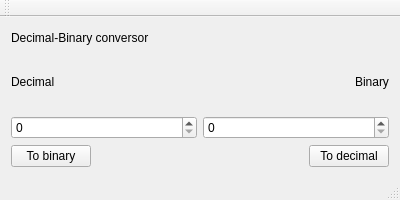
<?xml version="1.0" encoding="UTF-8"?>
<ui version="4.0">
 <class>DecimalBinary_conversorClass</class>
 <widget class="QMainWindow" name="DecimalBinary_conversorClass">
  <property name="geometry">
   <rect>
    <x>0</x>
    <y>0</y>
    <width>400</width>
    <height>200</height>
   </rect>
  </property>
  <property name="minimumSize">
   <size>
    <width>400</width>
    <height>0</height>
   </size>
  </property>
  <property name="maximumSize">
   <size>
    <width>16777215</width>
    <height>200</height>
   </size>
  </property>
  <property name="windowTitle">
   <string>DecimalBinary_conversor</string>
  </property>
  <widget class="QWidget" name="centralWidget">
   <layout class="QGridLayout" name="gridLayout">
    <item row="0" column="0">
     <layout class="QVBoxLayout" name="verticalLayout">
      <item>
       <widget class="QLabel" name="label">
        <property name="maximumSize">
         <size>
          <width>16777215</width>
          <height>20</height>
         </size>
        </property>
        <property name="text">
         <string>Decimal-Binary conversor</string>
        </property>
       </widget>
      </item>
      <item>
       <layout class="QHBoxLayout" name="horizontalLayout_2">
        <item>
         <widget class="QLabel" name="label_4">
          <property name="text">
           <string>Decimal</string>
          </property>
         </widget>
        </item>
        <item>
         <spacer name="horizontalSpacer_2">
          <property name="orientation">
           <enum>Qt::Horizontal</enum>
          </property>
          <property name="sizeHint" stdset="0">
           <size>
            <width>40</width>
            <height>20</height>
           </size>
          </property>
         </spacer>
        </item>
        <item>
         <widget class="QLabel" name="label_5">
          <property name="text">
           <string>Binary</string>
          </property>
         </widget>
        </item>
       </layout>
      </item>
      <item>
       <layout class="QVBoxLayout" name="verticalLayout_2">
        <item>
         <layout class="QHBoxLayout" name="horizontalLayout">
          <item>
           <widget class="QSpinBox" name="decimalSpinBox">
            <property name="maximum">
             <number>999999999</number>
            </property>
           </widget>
          </item>
          <item>
           <widget class="QSpinBox" name="binarySpinBox">
            <property name="maximum">
             <number>999999999</number>
            </property>
           </widget>
          </item>
         </layout>
        </item>
       </layout>
      </item>
      <item>
       <layout class="QHBoxLayout" name="horizontalLayout_3">
        <item>
         <widget class="QPushButton" name="toBinaryBtn">
          <property name="text">
           <string>To binary</string>
          </property>
         </widget>
        </item>
        <item>
         <spacer name="horizontalSpacer">
          <property name="orientation">
           <enum>Qt::Horizontal</enum>
          </property>
          <property name="sizeHint" stdset="0">
           <size>
            <width>40</width>
            <height>20</height>
           </size>
          </property>
         </spacer>
        </item>
        <item>
         <widget class="QPushButton" name="toDecimalBtn">
          <property name="text">
           <string>To decimal</string>
          </property>
         </widget>
        </item>
       </layout>
      </item>
     </layout>
    </item>
   </layout>
  </widget>
  <widget class="QMenuBar" name="menuBar">
   <property name="geometry">
    <rect>
     <x>0</x>
     <y>0</y>
     <width>400</width>
     <height>21</height>
    </rect>
   </property>
  </widget>
  <widget class="QToolBar" name="mainToolBar">
   <attribute name="toolBarArea">
    <enum>TopToolBarArea</enum>
   </attribute>
   <attribute name="toolBarBreak">
    <bool>false</bool>
   </attribute>
  </widget>
  <widget class="QStatusBar" name="statusBar"/>
 </widget>
 <layoutdefault spacing="6" margin="11"/>
 <resources>
  <include location="DecimalBinary_conversor.qrc"/>
 </resources>
 <connections/>
</ui>
